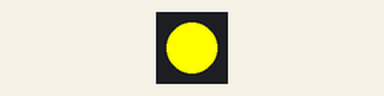
Bench run of a sketch on a simulated Arduino Uno, built with avr-gcc and run on an emulated ATmega328P. On the bench: 1 RGB LEDs in strip order, left to right.

Above: at 0.2 s.
At 1.7 s:
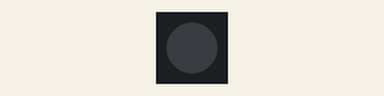
Timing chart, 0 to 3.0 s (numbered marks = the images above):
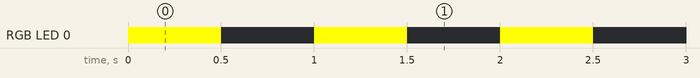

The sketch:

pisca-amarelo.ino
```cpp
#include <Adafruit_NeoPixel.h>

#define RGB_LED_PIN 8
Adafruit_NeoPixel pixels(1, RGB_LED_PIN, NEO_GRB + NEO_KHZ800);

void setup() {
  Serial.begin(115200);
  pixels.begin();
}

void loop() {
  // Blinking yellow
  pixels.setPixelColor(0, pixels.Color(255, 255, 0));
  pixels.show();
  delay(500);
  pixels.setPixelColor(0, pixels.Color(0, 0, 0));
  pixels.show();
  delay(500);
}
```

Measured:
- by itself, RGB LED 0: alternates RGB(255, 255, 0) for 0.50 s and off for 0.50 s
